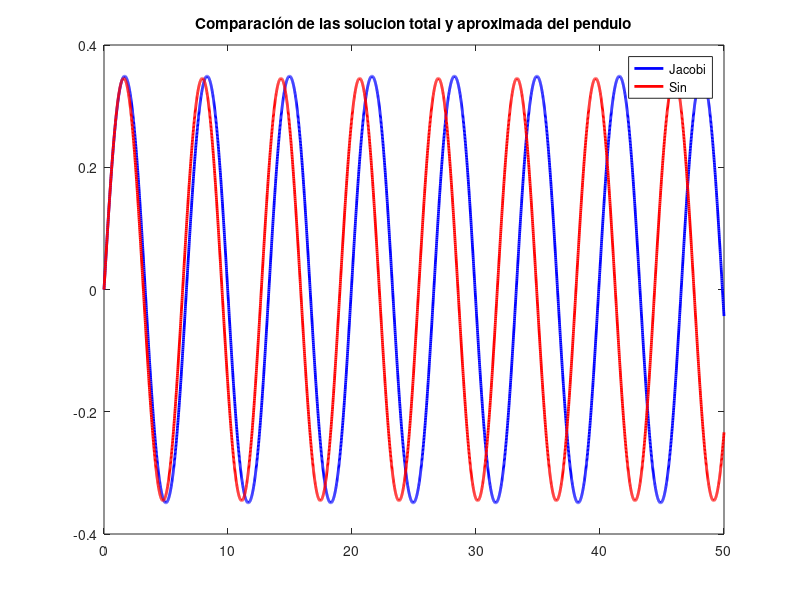
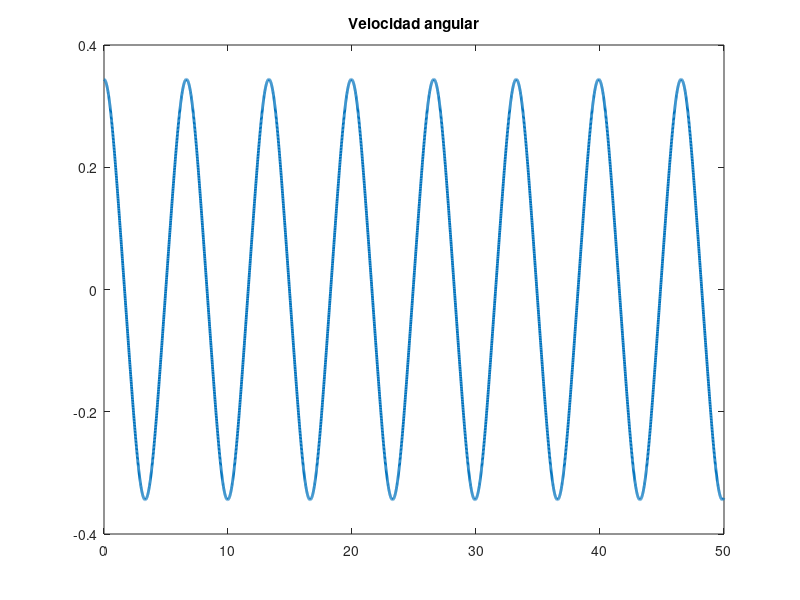

Write the MATLAB code that produced these figures, in order.
% Tarea 14
%  02 de Diciembre del 2021
% Velocidad angular del pendulo total 

clear all; close all; clc;

g = 9.81; l = 10; w0 = sqrt(g/l);

k = sin(20*pi/180/2);
t = 0:0.01:50;

jacobi = 2*asin(k*ellipj(w0*t, k));
jacobid = diff(jacobi)./diff(t); 

figure(1); clf;
plot(t,jacobi , ...
'-b', 'Linewidth', 2, ...
t, 2*sin(k)*sin(w0*t), ...
'-r', 'Linewidth', 2);
legend('Jacobi', 'Sin');
title('Comparación de las solucion total y aproximada del pendulo');

t(end) = [];
figure(2); clf;
plot(t, jacobid,...
'Linewidth', 2);
title('Velocidad angular')
